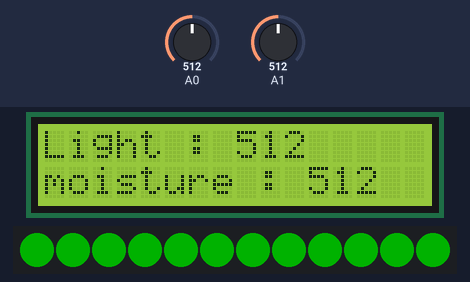
Recording of a sketch running on a simulated Arduino Uno, built with avr-gcc and run on an emulated ATmega328P. On the bench: 16×2 character LCD, 12 RGB LEDs in strip order, left to right. Inputs (shaded band) come from the test bench; at power-on: A1 = 512, A0 = 512. Dim RGB values are drawn brighter than linear; what the sketch prints to the serial monitor is not drawn.

Above: at 1.2 s.
1.3 s: A1 set to 390
At 4.4 s:
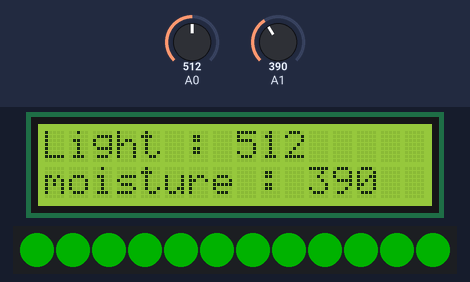
7.6 s: A0 set to 390
At 10.0 s:
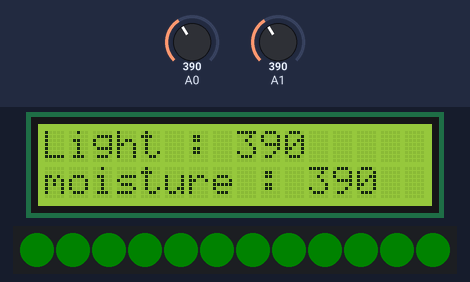
13.6 s: A1 set to 410
At 15.6 s:
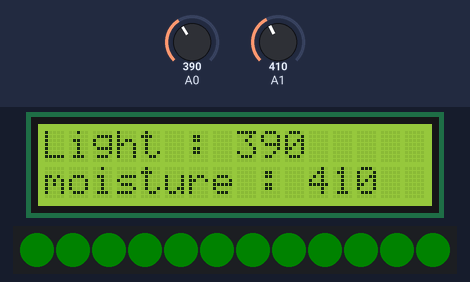
19.7 s: A0 set to 410
At 22.4 s:
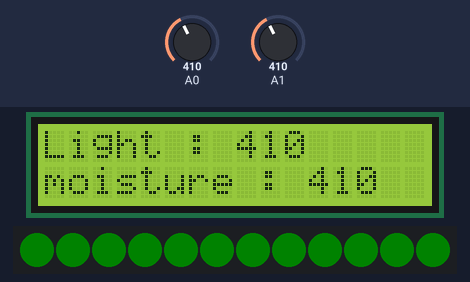
25.8 s: A1 set to 511
At 27.9 s:
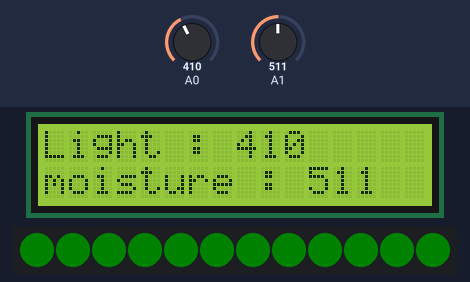
31.8 s: A0 set to 511
At 34.7 s:
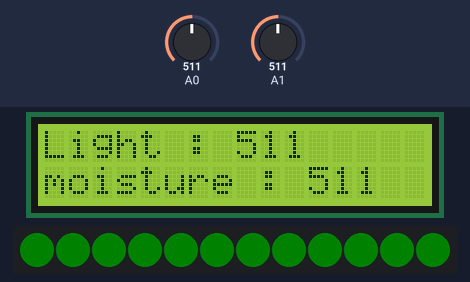
Timing chart, 0 to 36.2 s (numbered marks = the images above; inputs shaded):
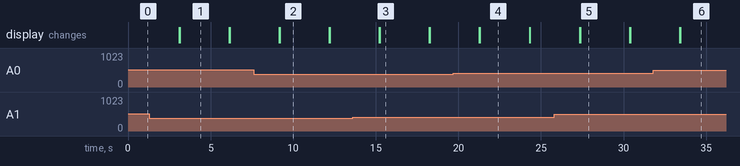

Measured:
- after the input at 1.3 s, the display: first differs from a run without the input after 1.8 s (image 1)
- after the input at 7.6 s, the display: first differs from a run without the input after 1.6 s (image 2)
- after the input at 13.6 s, the display: first differs from a run without the input after 1.6 s (image 3)
- after the input at 19.7 s, the display: first differs from a run without the input after 1.6 s (image 4)
- after the input at 25.8 s, the display: first differs from a run without the input after 1.6 s (image 5)
- after the input at 31.8 s, the display: first differs from a run without the input after 1.6 s (image 6)
- what the display in image 1 shows lasts 3.0 s, from 3.1 s to 6.1 s

The sketch:

sketch_11_2_humidity.ino
```cpp
#include <LiquidCrystal_I2C.h>

#include <Adafruit_NeoPixel.h>
#include <Wire.h>
#define NEO_PIN 8
#define NUM_LEDS 12

LiquidCrystal_I2C lcd(0x27, 16, 2);
Adafruit_NeoPixel LED = Adafruit_NeoPixel(NUM_LEDS, NEO_PIN, NEO_GRB + NEO_KHZ800);

void setup() {
  // put your setup code here, to run once:
  pinMode(8,OUTPUT);
  Serial.begin(9600);
  lcd.init();
  lcd.backlight();
  LED.begin();
  LED.setBrightness(100);
}

void loop() {
  // put your main code here, to run repeatedly:
  int light = analogRead(A0);
  int Soil_moisture = analogRead(A1);
  lcd.setCursor(0,1);
  lcd.print("moisture : ");
  lcd.print(Soil_moisture);

  lcd.setCursor(0,0);
  lcd.print("Light : ");
  lcd.print(light);

  if(light>400){
    lcd.setCursor(0,1);
    //lcd.print("bright");
    digitalWrite(8,LOW);
  }
  if(light<=400){
    lcd.setCursor(0,1);
    //lcd.print("dark    ");
    digitalWrite(8,HIGH);
    LED.setBrightness(400-light);
  }

  LED.setPixelColor(0, LED.Color(0, 150, 0));
  LED.setPixelColor(1, LED.Color(0, 150, 0));
  LED.setPixelColor(2, LED.Color(0, 150, 0));
  LED.setPixelColor(3, LED.Color(0, 150, 0));
  LED.setPixelColor(4, LED.Color(0, 150, 0));
  LED.setPixelColor(5, LED.Color(0, 150, 0));
  LED.setPixelColor(6, LED.Color(0, 150, 0));
  LED.setPixelColor(7, LED.Color(0, 150, 0));
  LED.setPixelColor(8, LED.Color(0, 150, 0));
  LED.setPixelColor(9, LED.Color(0, 150, 0));
  LED.setPixelColor(10, LED.Color(0, 150, 0));
  LED.setPixelColor(11, LED.Color(0, 150, 0));

  LED.show();
  delay(3000);
  Serial.println(Soil_moisture);
  lcd.clear();
}
```
